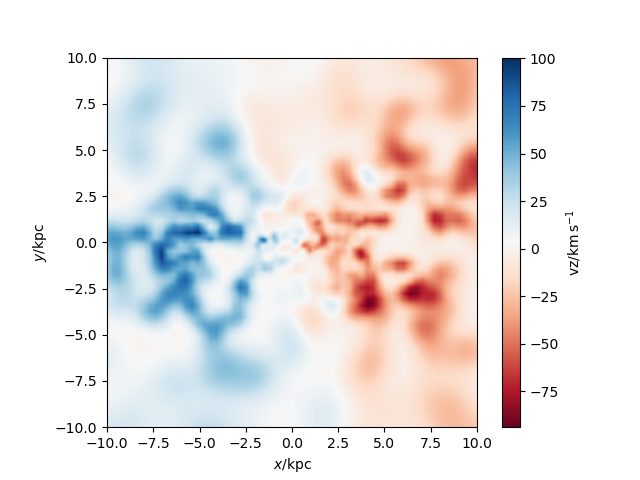

Recreate this plot in Python.
#galaxy 372 GG Gas velocity code
import pynbody
import numpy as np
import pynbody.plot.sph as sph
import matplotlib.pyplot as plt

#loading snapshot
s=pynbody.load('/mnt/data0/jillian/gguaman/r372/cosmo25p.768sg1bwK1BHe75.007779')
#s=pynbody.load('/mnt/data0/jillian/gguaman/r372/r372.007779.tipsy')

#setting to physical units
s.physical_units()

#centering halo
#pynbody.analysis.angmom.faceon(s)
pynbody.analysis.angmom.sideon(s)

#creating star velocity plot
sph.image(s.g,qty="vz",width='20 kpc',cmap="RdBu", log=False, units='km s**-1')

#function to find BH
def findBH(s):
    BHfilter=pynbody.filt.LowPass('tform',0.0)
    BH=s.stars[BHfilter]
    return BH
BH=findBH(s)
print("The number of black holes is:",len(BH))
   
#plt.show()
plt.savefig("galaxy372_GasVelGG.png")
